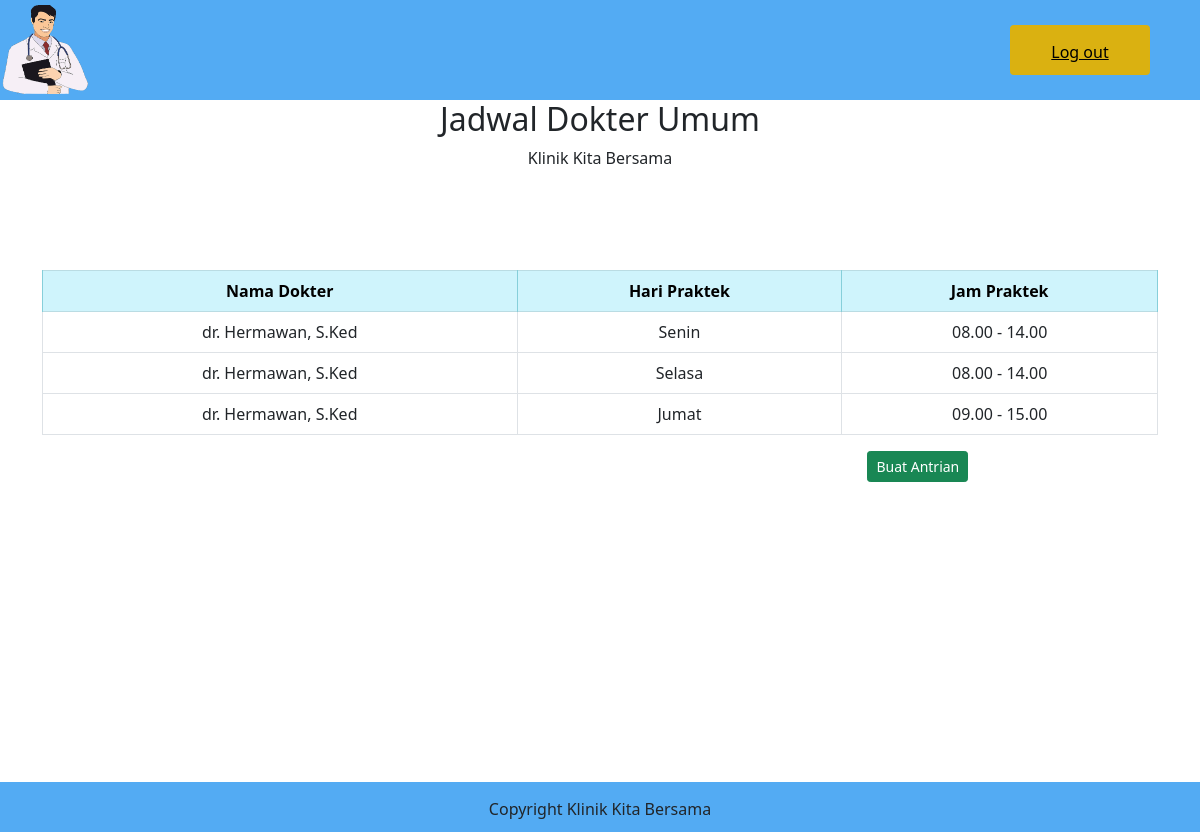
The app's page /umum.php with its own data.
### tables this page shows
CREATE TABLE `jadwal` (
  `id` int(11) NOT NULL,
  `idDokter` int(11) NOT NULL,
  `hari` varchar(8) NOT NULL,
  `jampraktek` varchar(15) NOT NULL
);

CREATE TABLE `dokter` (
  `id` int(11) NOT NULL,
  `namaDokter` varchar(200) NOT NULL,
  `almt` varchar(200) NOT NULL,
  `jeniskelamin` varchar(10) NOT NULL,
  `spesialis` varchar(4) NOT NULL,
  `telp` varchar(13) NOT NULL
);

### umum.php (the view, shortened to what this page needs)
<!doctype html>
<html lang="en">
<head>
        <link rel="stylesheet" href="bootstrap-4.5.3-dist/css/bootstrap.min.css">
        <link rel="stylesheet" href="styleHome.css">
        <link href="pasien/css/bootstrap5.0.1.min.css" rel="stylesheet">
        <link rel="stylesheet" type="text/css" href="pasien/css/datatables-1.10.25.min.css"/>
</head>
<body>
    <div class="hd">
        <img src="img/dokter.png">
        <div class="btn"><a href="logout.php">Log out</a></div>
    </div>
  <div class="container-fluid">
  <h2 class="text-center">Jadwal Dokter Umum</h2>
    <p class="datatable design text-center">Klinik Kita Bersama</p>
       </div>
       <div class="container">
            <div class="tabel">
                <table class="table table-bordered tabel-striped table-hover">
                    <tr class="table-info">
                        <th>Nama Dokter</th>
                        <th>Hari Praktek</th>
                        <th>Jam Praktek</th>
                    </tr>
                    <?php
                        include "koneksi.php";
                        $query = "SELECT d.namaDokter, j.hari, j.jampraktek
                                    FROM jadwal j
                                    INNER JOIN dokter d on d.id = j.idDokter
                                    WHERE d.spesialis = 'UMUM';";
                        $result=mysqli_query($connect, $query);
                        if(mysqli_num_rows($result) > 0){
                            while($row = mysqli_fetch_array($result)){
                    ?>
                    <tr>
                        <td> <?php echo $row["namaDokter"] ?></td>
                        <td> <?php echo $row["hari"] ?></td>
                        <td> <?php echo $row["jampraktek"] ?></td>
                    </tr>
                    <?php
                            }
                        }else{
                        }
                    ?>
                </table>
                <div class="row">
                  <div class="container">
                    <div class="btnAdd">
                    <a href="#!" data-id="" data-bs-toggle="modal" data-bs-target="#addUserModal"   class="btn btn-success btn-sm" >Buat Antrian</a> </div>
                  </div>
                </div>
              </div>
        </div>
<div class="footer">
            <p>Copyright Klinik Kita Bersama</p>
</div>
</body>
</html>

### styleHome.css (style rules this page uses)
* { margin: 0px; }
body { background-color: white; font-family: 'Open Sans' , sans-serif; }
.hd { width: 100%; height: 100px; background-color: rgb(83, 171, 243); }
.hd img { width: 90px; height: 90px; float: left; margin-top: 5px; }
.hd .btn { margin-top: 25px; margin-right: 50px; float: right; background-color: #dab111; width: 140px; height: 50px; font-size: 16px; border: none; padding-top: 15px; }
.hd .btn a { color: black; }
.footer { margin-top: 150px; width: 100%; height: 50px; background-color: rgb(83, 171, 243); text-align: center; padding-top: 15px; }
.tabel { margin-top: 100px; margin-bottom: 280px; text-align: center; }

### umum.php (style rules this page uses)
.btnAdd { text-align: right; width: 83%; margin-bottom: 20px; }

### records on screen
jadwal: idDokter.namaDokter "dr. Hermawan, S.Ked", hari "Senin", jampraktek "08.00 - 14.00"
jadwal: idDokter.namaDokter "dr. Hermawan, S.Ked", hari "Selasa", jampraktek "08.00 - 14.00"
jadwal: idDokter.namaDokter "dr. Hermawan, S.Ked", hari "Jumat", jampraktek "09.00 - 15.00"
